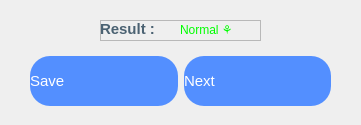
<?xml version="1.0" encoding="UTF-8"?>
<ui version="4.0">
 <class>Right_Breast</class>
 <widget class="QDialog" name="Right_Breast">
  <property name="geometry">
   <rect>
    <x>0</x>
    <y>0</y>
    <width>361</width>
    <height>125</height>
   </rect>
  </property>
  <property name="windowTitle">
   <string>Dialog</string>
  </property>
  <widget class="QFrame" name="frame_2">
   <property name="geometry">
    <rect>
     <x>100</x>
     <y>20</y>
     <width>161</width>
     <height>21</height>
    </rect>
   </property>
   <property name="frameShape">
    <enum>QFrame::StyledPanel</enum>
   </property>
   <property name="frameShadow">
    <enum>QFrame::Raised</enum>
   </property>
   <widget class="QLabel" name="label">
    <property name="geometry">
     <rect>
      <x>0</x>
      <y>0</y>
      <width>67</width>
      <height>17</height>
     </rect>
    </property>
    <property name="styleSheet">
     <string notr="true">QLabel{

color:#4b6272;
border:0px;
font-size:15px;
font-weight: bold;
}</string>
    </property>
    <property name="text">
     <string>Result :</string>
    </property>
   </widget>
   <widget class="QLabel" name="DecisionVar">
    <property name="geometry">
     <rect>
      <x>80</x>
      <y>0</y>
      <width>75</width>
      <height>18</height>
     </rect>
    </property>
    <property name="styleSheet">
     <string notr="true">QLabel{
color:rgb(0, 255, 0);
border:0px;
}
</string>
    </property>
    <property name="text">
     <string>Normal ⚘</string>
    </property>
   </widget>
  </widget>
  <widget class="QWidget" name="horizontalLayoutWidget">
   <property name="geometry">
    <rect>
     <x>30</x>
     <y>40</y>
     <width>301</width>
     <height>82</height>
    </rect>
   </property>
   <layout class="QHBoxLayout" name="horizontalLayout">
    <property name="leftMargin">
     <number>0</number>
    </property>
    <item>
     <widget class="QPushButton" name="Save">
      <property name="minimumSize">
       <size>
        <width>0</width>
        <height>50</height>
       </size>
      </property>
      <property name="maximumSize">
       <size>
        <width>234</width>
        <height>50</height>
       </size>
      </property>
      <property name="cursor">
       <cursorShape>PointingHandCursor</cursorShape>
      </property>
      <property name="layoutDirection">
       <enum>Qt::LeftToRight</enum>
      </property>
      <property name="styleSheet">
       <string notr="true">QPushButton{
	text-align:left;
	color:#fff;
	border:0px;
	border-radius:20px;
	font-size:15px;
	cursor: pointer;
	background-color:#538fff;
}
QPushButton:hover{
background-color:#3668ff;
}</string>
      </property>
      <property name="text">
       <string>Save</string>
      </property>
      <property name="icon">
       <iconset resource="file.qrc">
        <normaloff>assets/img/FAB-1.png</normaloff>assets/img/FAB-1.png</iconset>
      </property>
      <property name="iconSize">
       <size>
        <width>40</width>
        <height>40</height>
       </size>
      </property>
     </widget>
    </item>
    <item>
     <widget class="QPushButton" name="Next">
      <property name="minimumSize">
       <size>
        <width>0</width>
        <height>50</height>
       </size>
      </property>
      <property name="maximumSize">
       <size>
        <width>234</width>
        <height>50</height>
       </size>
      </property>
      <property name="cursor">
       <cursorShape>PointingHandCursor</cursorShape>
      </property>
      <property name="layoutDirection">
       <enum>Qt::LeftToRight</enum>
      </property>
      <property name="styleSheet">
       <string notr="true">QPushButton{
	text-align:left;
	color:#fff;
	border:0px;
	border-radius:20px;
	font-size:15px;
	cursor: pointer;
	background-color:#538fff;
}
QPushButton:hover{
background-color:#3668ff;
}</string>
      </property>
      <property name="text">
       <string>Next</string>
      </property>
      <property name="icon">
       <iconset resource="file.qrc">
        <normaloff>assets/img/path395.png</normaloff>assets/img/path395.png</iconset>
      </property>
      <property name="iconSize">
       <size>
        <width>40</width>
        <height>40</height>
       </size>
      </property>
     </widget>
    </item>
   </layout>
  </widget>
 </widget>
 <resources>
  <include location="file.qrc"/>
 </resources>
 <connections/>
</ui>
